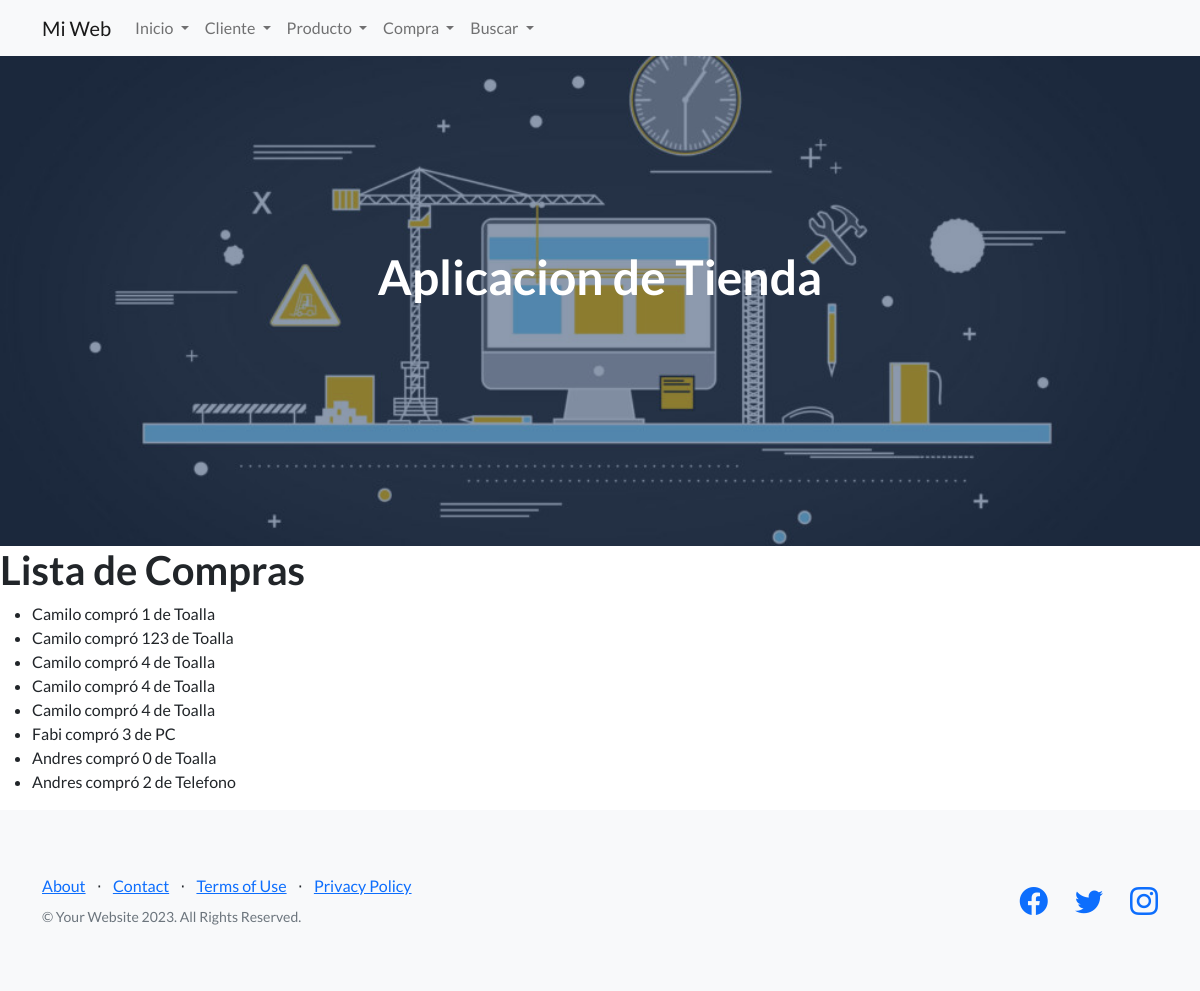
The page /App/compras on the database its author committed.
### App/models.py (models this page shows, shortened)
class Compra(models.Model):
    cliente = models.ForeignKey(Cliente, on_delete=models.CASCADE)
    producto = models.ForeignKey(Producto, on_delete=models.CASCADE)
    cantidad = models.PositiveIntegerField()

class Cliente(models.Model):
    nombre = models.CharField(max_length=100)
    direccion = models.CharField(max_length=200)

class Producto(models.Model):
    nombre = models.CharField(max_length=100)
    precio = models.DecimalField(max_digits=10, decimal_places=2)

### App/views.py (the view)
# urls.py: path('compras', views.compra_list, name='compra_list'),
def compra_list(request):
    compras = Compra.objects.all()
    return render(request, 'App/compra_list.html', {'compras': compras})

### App/templates/App/compra_list.html
{% extends "App/padre.html" %}
{% load static %}
{% block contenidoquecambiar %}
<h1>Lista de Compras</h1>
<ul>
    {% for compra in compras %}
        <li>{{ compra.cliente.nombre }} compró {{ compra.cantidad }} de {{ compra.producto.nombre }}</li>
    {% endfor %}
</ul>
{% endblock %}

### App/templates/App/padre.html (shortened to what this page needs)
<!DOCTYPE html>
<html lang="en">
    <head>
        {% load static %}
        <link href="https://cdn.jsdelivr.net/npm/bootstrap@5.3.2/dist/css/bootstrap.min.css" rel="stylesheet">
        <link rel="stylesheet" href="https://maxcdn.bootstrapcdn.com/bootstrap/4.5.2/css/bootstrap.min.css">
        <link href="https://cdn.jsdelivr.net/npm/bootstrap-icons@1.5.0/font/bootstrap-icons.css" rel="stylesheet" type="text/css" />
        <link href="{% static 'App/css/styles.css'%}" rel="stylesheet" />
    </head>
    <body>
        <nav class="navbar navbar-expand-lg bg-body-tertiary">
            <div class="container">
                <a class="navbar-brand" href="#">Mi Web</a>
                <div class="collapse navbar-collapse" id="navbarNav">
                    <ul class="navbar-nav">
                        <li class="nav-item dropdown">
                            <a class="nav-link dropdown-toggle" href="#" id="clienteDropdown" role="button" data-toggle="dropdown" aria-haspopup="true" aria-expanded="false">
                                Inicio
                            </a>
                        </li>
                        <li class="nav-item dropdown">
                            <a class="nav-link dropdown-toggle" href="#" id="clienteDropdown" role="button" data-toggle="dropdown" aria-haspopup="true" aria-expanded="false">
                                Cliente
                            </a>
                        </li>
                        <li class="nav-item dropdown">
                            <a class="nav-link dropdown-toggle" href="#" id="productoDropdown" role="button" data-toggle="dropdown" aria-haspopup="true" aria-expanded="false">
                                Producto
                            </a>
                        </li>
                        <li class="nav-item dropdown">
                            <a class="nav-link dropdown-toggle" href="#" id="compraDropdown" role="button" data-toggle="dropdown" aria-haspopup="true" aria-expanded="false">
                                Compra
                            </a>
                            <div class="dropdown-menu" aria-labelledby="compraDropdown">
                             <li class="nav-item dropdown">
                                <a class="nav-link dropdown-toggle" href="#" id="compraDropdown" role="button" data-toggle="dropdown" aria-haspopup="true" aria-expanded="false">
                                    Buscar
                                </a>
                        </li>
                    </ul>
                </div>
            </div>
        </nav>
        <header class="masthead">
            <div class="container position-relative">
                <div class="row justify-content-center">
                    <div class="col-xl-6">
                        <div class="text-center text-white">
                            <h1 class="mb-5">Aplicacion de Tienda</h1>
                        </div>
                    </div>
                </div>
            </div>
        </header>
        {% block contenidoquecambiar %}
        {% endblock %}
        <footer class="footer bg-light">
            <div class="container">
                <div class="row">
                    <div class="col-lg-6 h-100 text-center text-lg-start my-auto">
                        <ul class="list-inline mb-2">
                            <li class="list-inline-item"><a href="#!">About</a></li>
                            <li class="list-inline-item">⋅</li>
                            <li class="list-inline-item"><a href="#!">Contact</a></li>
                            <li class="list-inline-item">⋅</li>
                            <li class="list-inline-item"><a href="#!">Terms of Use</a></li>
                            <li class="list-inline-item">⋅</li>
                            <li class="list-inline-item"><a href="#!">Privacy Policy</a></li>
                        </ul>
                        <p class="text-muted small mb-4 mb-lg-0">&copy; Your Website 2023. All Rights Reserved.</p>
                    </div>
                    <div class="col-lg-6 h-100 text-center text-lg-end my-auto">
                        <ul class="list-inline mb-0">
                            <li class="list-inline-item me-4">
                                <a href="#!"><i class="bi-facebook fs-3"></i></a>
                            </li>
                            <li class="list-inline-item me-4">
                                <a href="#!"><i class="bi-twitter fs-3"></i></a>
                            </li>
                            <li class="list-inline-item">
                                <a href="#!"><i class="bi-instagram fs-3"></i></a>
                            </li>
                        </ul>
                    </div>
                </div>
            </div>
        </footer>
    </body>
</html>

### rows shown on the page
Compra: cliente.nombre "Camilo", cantidad "1", producto.nombre "Toalla"
Compra: cliente.nombre "Camilo", cantidad "123", producto.nombre "Toalla"
Compra: cliente.nombre "Camilo", cantidad "4", producto.nombre "Toalla"
Compra: cliente.nombre "Camilo", cantidad "4", producto.nombre "Toalla"
Compra: cliente.nombre "Camilo", cantidad "4", producto.nombre "Toalla"
Compra: cliente.nombre "Fabi", cantidad "3", producto.nombre "PC"
Compra: cliente.nombre "Andres", cantidad "0", producto.nombre "Toalla"
Compra: cliente.nombre "Andres", cantidad "2", producto.nombre "Telefono"
